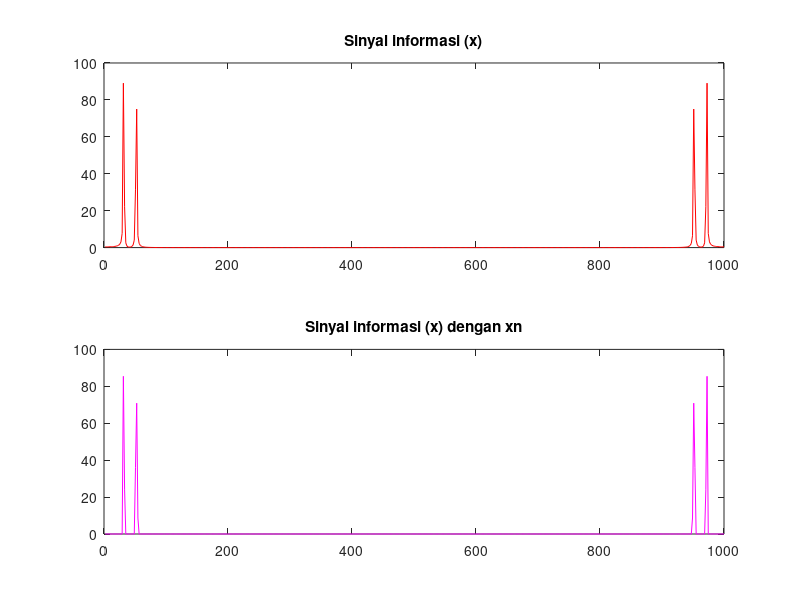

Write MATLAB code to recreate this figure.
clc;                               %membersihkan layar

%sinyal informasi
n = 0:0.001:0.6;                   %inisialisasi variabel n
x = sin(2*pi*30*n)+sin(2*pi*50*n); %persamaan sinyal informasi (x)

%sinyal derau
for i=1:600                        %batas indeks
  d(i) = randn();                  %persamaan sinyal derau
  while (d(i)<-0.8 || d(i)>0.8)    %fungsi while
    d(i) = randn();
  endwhile                         %mengakhiri fungsi while
     y(i) = d(i)+x(i);             %persamaan sinyak derau + informasi
endfor                             %mengakhiri fungsi for

%Konversi sinyal informasi ke domain frekuensi
X = fft(x,512);                    %inisialisasi komponen fourier sinyal (x)
Pxx = X.* conj(X)/512;             %power spectrum sinyal (x)
f = 1000*(1:512)/512;              %persamaan frekuensi sinyal (x)

%KOnversu sinyal informasi-derau ke domain frekuensi
Y = fft(y,512);                    %inisalisasi komponen fourier sinyal (y)
Pyy = Y.* conj(Y)/512;             %power spectrum sinyal (y)
fy = 1000*(1:512)/512;             %inisalisasi frekuensi sinyal (y)

%sinyal penghilang derau
thres=8;                           %inisialisasi nilai threshold
xn=Pyy;                            %inisialisasi variabel Xn penghilang derau
for i = 1:512                      %batas index i
  if Pyy(i)>thres                  %membandingkan A dengan nilai threshold
    xn(i)=Pyy(i);                  %jika terpenuhi
else
    xn(i)=0;                       %sinyal berarti noise dan akan dibuang
endif                              %mengakhiri kondisi if
endfor                             %mengakhiri fungsi for

subplot(2,1,1);
plot(f,Pxx(1:512), 'r')
title("Sinyal informasi (x)"); %menampilkan judul

subplot(2,1,2);
plot(fy,xn(1:512), 'm')
title("Sinyal informasi (x) dengan xn"); %menampilkan judul
